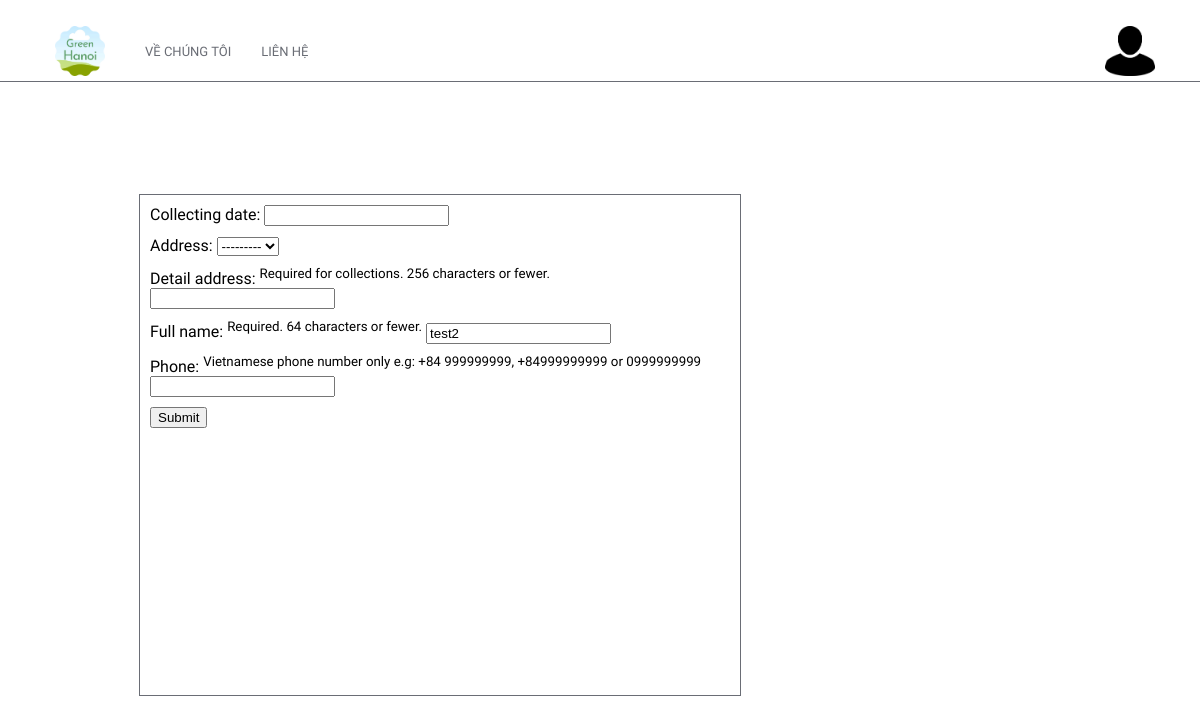
/book (signed in), run on an earlier commit of the app's database.
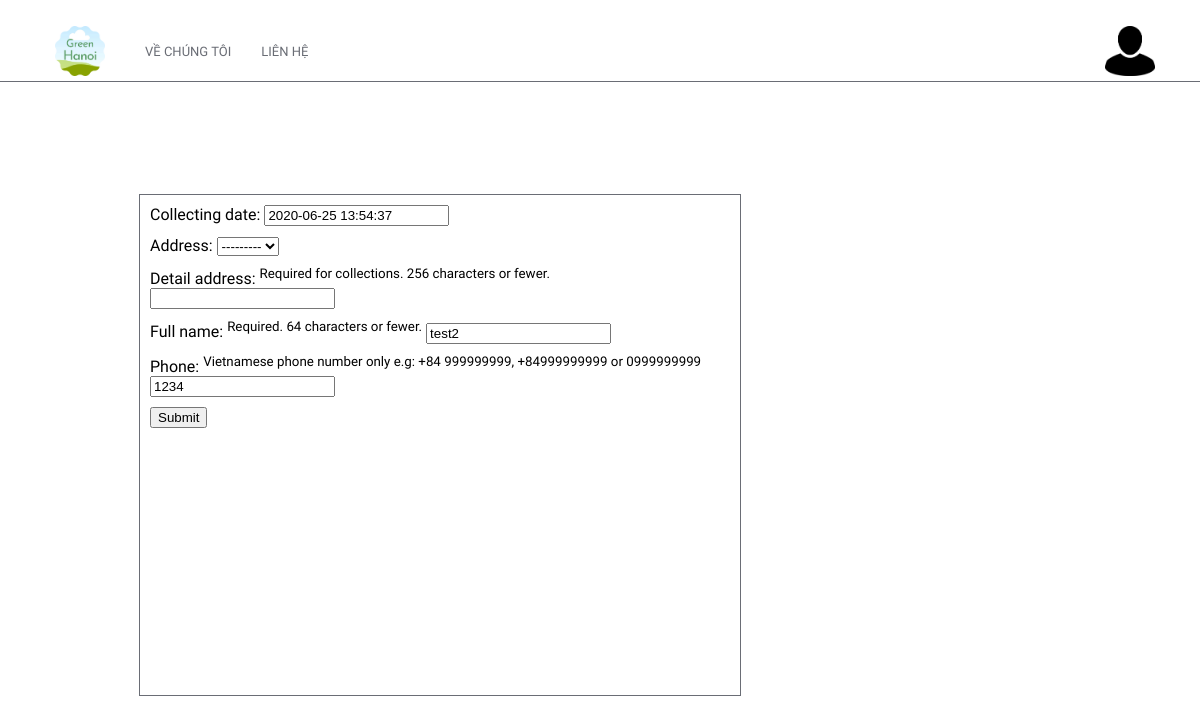
And on a later commit of the database.
### accounts/models.py (models this page shows, shortened)
class User(AbstractBaseUser, PermissionsMixin):
    phone_number_validator = PhoneNumberValidator()
    full_name       = models.CharField(
        _('Full name'),
        max_length=64,
        help_text=_('Required. 64 characters or fewer.')
    ) #full_name validator missing
    email           = models.EmailField(
        _('Email address'),
         unique=True,
         max_length=64,
         help_text=_('Required. 64 characters or fewer.')
    )
    phone           = models.CharField(
        _('Phone number'),
        max_length=16,
        blank=True,
        validators=[phone_number_validator],
        help_text=_('Vietnamese phone number only e.g: +84 999999999, +84999999999 or 0999999999')
    )
    is_staff        = models.BooleanField(
        _('staff status'),
        default=False,
        help_text=_('Designates whether the user can log into this admin site.'),
    )
    is_active       = models.BooleanField(
        _('active'),
        default=True,
        help_text=_(
            'Designates whether this user should be treated as active. '
            'Unselect this instead of deleting accounts.'
        ),
    )
    address        = models.ForeignKey('accounts.Location', on_delete=models.CASCADE, null=True, blank=True) # related_name
    detail_address  = models.CharField(
        _('Detail address'),
        max_length=256,
        help_text=_('Required for collections. 256 characters or fewer.'),
        blank=True
        )
    date_joined = models.DateTimeField(_('Date joined'), default=timezone.now)
    objects = UserManager()
    EMAIL_FIELD = 'email'
    USERNAME_FIELD = 'email'
    REQUIRED_FIELDS = ['full_name'] # required by create_superuser() in UserManager
    class Meta:
        verbose_name = _('user')
        verbose_name_plural = _('users')
    class NoTransactionAvailable(Exception):
        pass
    class NoNextCollection(Exception):
        pass

### collect/models.py (models this page shows, shortened)
class Transaction(models.Model):
    user            = models.ForeignKey('accounts.User', on_delete=models.CASCADE, related_name='transactions')
    date_added  = models.DateTimeField(_('Date added'), default=timezone.now)
    collecting_date = models.DateTimeField(_('Collecting date'))
    is_active       = models.BooleanField(_('Is active transaction? Required.'), default=True)
    address        = models.ForeignKey('accounts.Location', on_delete=models.CASCADE, null=True, blank=True) # related_name
    detail_address  = models.CharField(
        _('Detail address'),
        max_length=256,
        help_text=_('Required for collections. 256 characters or fewer.'),
        blank=True
        )

### collect/views.py (the view)
# urls.py: path('book', views.TransactionEditView.as_view(), name='trasaction_booking'),
class TransactionEditView(LoginRequiredMixin, UpdateView):
    template_name = 'collect/booking.html'
    form_class = TransactionEditForm
    success_url = reverse_lazy('collect:index')
    is_update_view = True
    def get_object(self):
        requesting_user = self.request.user
        try:
            transaction = Transaction.objects.filter(user_id=requesting_user.id, is_active=True).get()
        except Transaction.DoesNotExist:
            self.is_update_view = False
            transaction = Transaction(user=requesting_user, address=requesting_user.address, detail_address=requesting_user.detail_address)
            if transaction is None:
                print("Is None!")
            else:
                print("Not None")
        return transaction
    def get_context_data(self, **kwargs):
        context = {
            'is_update_view': self.is_update_view
        }
        context.update(kwargs)
        return super().get_context_data(**context)

### collect/forms.py (shortened to what this page needs)
class TransactionEditForm(forms.ModelForm):
    full_name       = forms.CharField(required=True)
    phone           = forms.CharField(required=True)
    class Meta:
        model = Transaction
        fields = ('collecting_date', 'address', 'detail_address')
    def __init__(self, *args, **kwargs):
        super().__init__(*args, **kwargs)
        instance = getattr(self, 'instance', None)
        if instance:
            self.fields['full_name'].initial = instance.user.full_name
            self.fields['full_name'].help_text = instance.user._meta.model.full_name.field.help_text
            self.fields['phone'].initial = instance.user.phone
            self.fields['phone'].help_text = instance.user._meta.model.phone.field.help_text

### collect/templates/collect/booking.html (shortened to what this page needs)
{% extends 'collect/base.html' %}
{% load static%}
{% block head %}
  <link rel="stylesheet" href="{% static 'collect/css/next_collection_form.css' %}">
{% endblock %}
{% block content %}
  {% if is_update_view %}
    <h1>Updating!</h1>
  {% else %}
    <h1>Creating!</h1>
  {% endif %}
  <section class="next-collection-form-box">
    <form class="" action="{% url 'collect:trasaction_booking' %}" method="post">{% csrf_token %}
      {% for field in form %}
        <div class="next-collection-row">
          {{ field.label_tag }}
          {% if field.help_text %}
            <sup>{{ field.help_text }}</sup>
          {% endif %}
          {{ field }}
        </div>
      {% endfor %}
      <input type="submit">
    </form>
  </section>
{% endblock %}

### collect/templates/collect/base.html (shortened to what this page needs)
{% load static %}
<!DOCTYPE html>
<html lang="en" dir="ltr">
  <head>
    <link rel="stylesheet" href="{% static 'collect/css/base.css' %}">
    {% block head %}
    {% endblock %}
  </head>
  <body>
    <header class="flex-container">
        <img src="{% static 'collect/images/logo.png'%}" id="logo">
        <nav>
            <span><a href="">Về chúng tôi</a></span>
            <span><a href="">Liên hệ</a></span>
        </nav>
        {% block header %}
          <div class="flex-container" id="user-icon">
            <img src="{% static 'collect/images/user_icon.png' %}">
          </div>
        {% endblock %}
    </header>
    {% block content %}{% endblock %}
  </body>
</html>

### collect/static/collect/css/base.css (style rules this page uses)
html { font-family: 'Josefin Sans', sans-serif; }
body { margin: 0px; }
.flex-container { display: flex; }
header { width: 100%; position: fixed; z-index: 1; height: 60px; border-bottom: 1px solid #6A6D75; background-color: white; align-items: center; }
#logo { width: 50px; height: 50px; padding: 5px 10px; margin-left: 45px; }
nav { display: flex; align-items: center; }
nav span { display: inline-block; padding-left: 30px; text-transform: uppercase; font-size: 13px; }
nav span a { color: #6A6D75; text-decoration: none; }
#user-icon { width: 50px; height: 50px; margin: 0px 45px 0px auto; cursor: pointer; }
#user-icon > img { width: 50px; height: 50px; }

### collect/static/collect/css/next_collection_form.css (style rules this page uses)
.next-collection-form-box { width: 600px; height: 500px; margin: 0px auto auto 139px; padding-top: 113px; position: relative; }
.next-collection-form-box > form { width: 600px; height: 500px; border: 1px solid #6A6D75; }
.next-collection-row { margin: 10px; }
.next-collection-form-box > form > input { margin-left: 10px; }

What changed in the data, as far as the page shows it:
added Transaction: form "2020-06-25 13:54:37" "---------"
changed User "test2": phone (not shown) → "1234"
